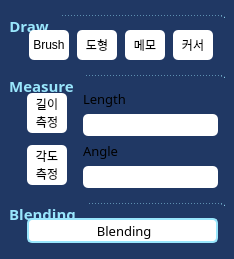
            <widget class="QWidget" name="drawTab">
             <property name="styleSheet">
              <string notr="true">QWidget {
	background-color: rgb(32, 56, 100);
	border-radius:7px;
}</string>
             </property>
             <attribute name="title">
              <string>Draw</string>
             </attribute>
             <layout class="QVBoxLayout" name="verticalLayout_4">
              <property name="leftMargin">
               <number>7</number>
              </property>
              <property name="topMargin">
               <number>15</number>
              </property>
              <property name="rightMargin">
               <number>7</number>
              </property>
              <property name="bottomMargin">
               <number>7</number>
              </property>
              <item>
               <widget class="QGroupBox" name="drawGroupBox">
                <property name="font">
                 <font>
                  <family>Tmon몬소리 Black</family>
                  <pointsize>11</pointsize>
                  <bold>true</bold>
                 </font>
                </property>
                <property name="layoutDirection">
                 <enum>Qt::LeftToRight</enum>
                </property>
                <property name="styleSheet">
                 <string notr="true">QGroupBox {
	color: rgb(153, 230, 252);
	border-top: 1px dashed rgb(153, 230, 252);
	padding-top: 15px;
}

QGroupBox::title {
	subcontrol-origin: margin;
	subcontrol-position: top left;
	padding-right: 10px;
}</string>
                </property>
                <property name="title">
                 <string>Draw</string>
                </property>
                <property name="alignment">
                 <set>Qt::AlignLeading|Qt::AlignLeft|Qt::AlignVCenter</set>
                </property>
                <layout class="QVBoxLayout" name="verticalLayout">
                 <property name="leftMargin">
                  <number>20</number>
                 </property>
                 <property name="topMargin">
                  <number>15</number>
                 </property>
                 <property name="rightMargin">
                  <number>9</number>
                 </property>
                 <property name="bottomMargin">
                  <number>9</number>
                 </property>
                 <item>
                  <layout class="QHBoxLayout" name="horizontalLayout_8">
                   <property name="leftMargin">
                    <number>0</number>
                   </property>
                   <item>
                    <widget class="QToolButton" name="brushToolButton">
                     <property name="minimumSize">
                      <size>
                       <width>40</width>
                       <height>30</height>
                      </size>
                     </property>
                     <property name="maximumSize">
                      <size>
                       <width>40</width>
                       <height>30</height>
                      </size>
                     </property>
                     <property name="toolTip">
                      <string>Brush</string>
                     </property>
                     <property name="styleSheet">
                      <string notr="true">QToolButton {
	background-color: rgb(255, 255, 255);
	border-radius:5px;
}
</string>
                     </property>
                     <property name="text">
                      <string>Brush</string>
                     </property>
                     <property name="icon">
                      <iconset resource="Image.qrc">
                       <normaloff>:/iii/iii/brush4.png</normaloff>:/iii/iii/brush4.png</iconset>
                     </property>
                     <property name="iconSize">
                      <size>
                       <width>40</width>
                       <height>30</height>
                      </size>
                     </property>
                    </widget>
                   </item>
                   <item>
                    <widget class="QToolButton" name="shapeToolButton">
                     <property name="minimumSize">
                      <size>
                       <width>40</width>
                       <height>30</height>
                      </size>
                     </property>
                     <property name="maximumSize">
                      <size>
                       <width>40</width>
                       <height>30</height>
                      </size>
                     </property>
                     <property name="toolTip">
                      <string>Shape</string>
                     </property>
                     <property name="styleSheet">
                      <string notr="true">QToolButton {
	background-color: rgb(255, 255, 255);
	border-radius:5px;
}</string>
                     </property>
                     <property name="text">
                      <string>도형</string>
                     </property>
                     <property name="icon">
                      <iconset resource="Image.qrc">
                       <normaloff>:/iii/iii/shape.png</normaloff>:/iii/iii/shape.png</iconset>
                     </property>
                     <property name="iconSize">
                      <size>
                       <width>35</width>
                       <height>20</height>
                      </size>
                     </property>
                    </widget>
                   </item>
                   <item>
                    <widget class="QToolButton" name="memoToolButton">
                     <property name="minimumSize">
                      <size>
                       <width>40</width>
                       <height>30</height>
                      </size>
                     </property>
                     <property name="maximumSize">
                      <size>
                       <width>40</width>
                       <height>30</height>
                      </size>
                     </property>
                     <property name="toolTip">
                      <string>Memo</string>
                     </property>
                     <property name="styleSheet">
                      <string notr="true">QToolButton {
	background-color: rgb(255, 255, 255);
	border-radius:5px;
}</string>
                     </property>
                     <property name="text">
                      <string>메모</string>
                     </property>
                     <property name="icon">
                      <iconset resource="Image.qrc">
                       <normaloff>:/iii/iii/text.png</normaloff>:/iii/iii/text.png</iconset>
                     </property>
                     <property name="iconSize">
                      <size>
                       <width>30</width>
                       <height>20</height>
                      </size>
                     </property>
                    </widget>
                   </item>
                   <item>
                    <widget class="QToolButton" name="cursorToolButton">
                     <property name="minimumSize">
                      <size>
                       <width>40</width>
                       <height>30</height>
                      </size>
                     </property>
                     <property name="maximumSize">
                      <size>
                       <width>40</width>
                       <height>30</height>
                      </size>
                     </property>
                     <property name="toolTip">
                      <string>Cursor</string>
                     </property>
                     <property name="styleSheet">
                      <string notr="true">QToolButton {
	background-color: rgb(255, 255, 255);
	border-radius:5px;
}</string>
                     </property>
                     <property name="text">
                      <string>커서</string>
                     </property>
                    </widget>
                   </item>
                  </layout>
                 </item>
                </layout>
               </widget>
              </item>
              <item>
               <widget class="QGroupBox" name="measureGroupBox_2">
                <property name="font">
                 <font>
                  <family>Tmon몬소리 Black</family>
                  <pointsize>11</pointsize>
                  <bold>true</bold>
                 </font>
                </property>
                <property name="styleSheet">
                 <string notr="true">QGroupBox {
	color: rgb(153, 230, 252);
	border-top: 1px dashed rgb(153, 230, 252);
	padding-top: 15px;
}

QGroupBox::title {
	subcontrol-origin: margin;
	subcontrol-position: top left;
	padding-right: 10px;
}

</string>
                </property>
                <property name="title">
                 <string>Measure</string>
                </property>
                <layout class="QVBoxLayout" name="verticalLayout_2">
                 <property name="leftMargin">
                  <number>20</number>
                 </property>
                 <property name="topMargin">
                  <number>15</number>
                 </property>
                 <item>
                  <layout class="QHBoxLayout" name="horizontalLayout_16">
                   <item>
                    <widget class="QToolButton" name="rulerToolButton">
                     <property name="minimumSize">
                      <size>
                       <width>40</width>
                       <height>40</height>
                      </size>
                     </property>
                     <property name="maximumSize">
                      <size>
                       <width>40</width>
                       <height>40</height>
                      </size>
                     </property>
                     <property name="toolTip">
                      <string>Length</string>
                     </property>
                     <property name="styleSheet">
                      <string notr="true">QToolButton {
	background-color: rgb(255, 255, 255);
	border-radius:5px;
}</string>
                     </property>
                     <property name="text">
                      <string>길이
측정</string>
                     </property>
                     <property name="icon">
                      <iconset resource="Image.qrc">
                       <normaloff>:/iii/iii/lengthico.png</normaloff>:/iii/iii/lengthico.png</iconset>
                     </property>
                     <property name="iconSize">
                      <size>
                       <width>30</width>
                       <height>30</height>
                      </size>
                     </property>
                    </widget>
                   </item>
                   <item>
                    <spacer name="horizontalSpacer_6">
                     <property name="orientation">
                      <enum>Qt::Horizontal</enum>
                     </property>
                     <property name="sizeType">
                      <enum>QSizePolicy::Fixed</enum>
                     </property>
                     <property name="sizeHint" stdset="0">
                      <size>
                       <width>10</width>
                       <height>20</height>
                      </size>
                     </property>
                    </spacer>
                   </item>
                   <item>
                    <layout class="QVBoxLayout" name="verticalLayout_24">
                     <item>
                      <widget class="QLabel" name="lengthLabel">
                       <property name="font">
                        <font>
                         <family>고도 B</family>
                         <pointsize>10</pointsize>
                        </font>
                       </property>
                       <property name="styleSheet">
                        <string notr="true">QLabel {color: rgb(255, 255, 255)};
</string>
                       </property>
                       <property name="text">
                        <string>Length</string>
                       </property>
                      </widget>
                     </item>
                     <item>
                      <widget class="QLineEdit" name="rulerLineEdit">
                       <property name="minimumSize">
                        <size>
                         <width>135</width>
                         <height>22</height>
                        </size>
                       </property>
                       <property name="maximumSize">
                        <size>
                         <width>135</width>
                         <height>22</height>
                        </size>
                       </property>
                       <property name="styleSheet">
                        <string notr="true">QLineEdit {
	background-color: rgb(255, 255, 255);
	border-radius:5px;
}</string>
                       </property>
                      </widget>
                     </item>
                    </layout>
                   </item>
                  </layout>
                 </item>
                 <item>
                  <layout class="QHBoxLayout" name="horizontalLayout_17">
                   <item>
                    <widget class="QToolButton" name="protractorToolButton">
                     <property name="minimumSize">
                      <size>
                       <width>40</width>
                       <height>40</height>
                      </size>
                     </property>
                     <property name="maximumSize">
                      <size>
                       <width>40</width>
                       <height>40</height>
                      </size>
                     </property>
                     <property name="toolTip">
                      <string>Angle</string>
                     </property>
                     <property name="styleSheet">
                      <string notr="true">QToolButton {
	background-color: rgb(255, 255, 255);
	border-radius:5px;
}</string>
                     </property>
                     <property name="text">
                      <string>각도
측정</string>
                     </property>
                     <property name="icon">
                      <iconset resource="Image.qrc">
                       <normaloff>:/iii/iii/angleico.png</normaloff>:/iii/iii/angleico.png</iconset>
                     </property>
                     <property name="iconSize">
                      <size>
                       <width>25</width>
                       <height>30</height>
                      </size>
                     </property>
                    </widget>
                   </item>
                   <item>
                    <spacer name="horizontalSpacer_5">
                     <property name="orientation">
                      <enum>Qt::Horizontal</enum>
                     </property>
                     <property name="sizeType">
                      <enum>QSizePolicy::Fixed</enum>
                     </property>
                     <property name="sizeHint" stdset="0">
                      <size>
                       <width>10</width>
                       <height>20</height>
                      </size>
                     </property>
                    </spacer>
                   </item>
                   <item>
                    <layout class="QVBoxLayout" name="verticalLayout_25">
                     <item>
                      <widget class="QLabel" name="angleLabel">
                       <property name="font">
                        <font>
                         <family>고도 B</family>
                         <pointsize>10</pointsize>
                        </font>
                       </property>
                       <property name="styleSheet">
                        <string notr="true">QLabel {color: rgb(255, 255, 255)};
</string>
                       </property>
                       <property name="text">
                        <string>Angle</string>
                       </property>
                      </widget>
                     </item>
                     <item>
                      <widget class="QLineEdit" name="angleLineEdit">
                       <property name="minimumSize">
                        <size>
                         <width>135</width>
                         <height>22</height>
                        </size>
                       </property>
                       <property name="maximumSize">
                        <size>
                         <width>135</width>
                         <height>22</height>
                        </size>
                       </property>
                       <property name="styleSheet">
                        <string notr="true">QLineEdit {
	background-color: rgb(255, 255, 255);
	border-radius:5px;
}</string>
                       </property>
                      </widget>
                     </item>
                    </layout>
                   </item>
                  </layout>
                 </item>
                </layout>
               </widget>
              </item>
              <item>
               <widget class="QGroupBox" name="blendingGroupBox">
                <property name="font">
                 <font>
                  <family>Tmon몬소리 Black</family>
                  <pointsize>11</pointsize>
                  <bold>true</bold>
                 </font>
                </property>
                <property name="styleSheet">
                 <string notr="true">QGroupBox {
	color: rgb(153, 230, 252);
	border-top: 1px dashed rgb(153, 230, 252);
	padding-top: 15px;
}

QGroupBox::title {
	subcontrol-origin: margin;
	subcontrol-position: top left;
	padding-right: 10px;
}
</string>
                </property>
                <property name="title">
                 <string>Blending</string>
                </property>
                <layout class="QVBoxLayout" name="verticalLayout_33">
                 <property name="leftMargin">
                  <number>20</number>
                 </property>
                 <property name="topMargin">
                  <number>15</number>
                 </property>
                 <item>
                  <widget class="QPushButton" name="blendingPushButton">
                   <property name="minimumSize">
                    <size>
                     <width>0</width>
                     <height>25</height>
                    </size>
                   </property>
                   <property name="maximumSize">
                    <size>
                     <width>16777215</width>
                     <height>25</height>
                    </size>
                   </property>
                   <property name="font">
                    <font>
                     <family>고도 M</family>
                     <pointsize>10</pointsize>
                    </font>
                   </property>
                   <property name="toolTip">
                    <string>Blending</string>
                   </property>
                   <property name="styleSheet">
                    <string notr="true">QPushButton {
	background-color: rgb(255, 255, 255);
	border-radius:5px;
	border: 1.5px solid rgb(153, 230, 252);
}
</string>
                   </property>
                   <property name="text">
                    <string> Blending</string>
                   </property>
                   <property name="icon">
                    <iconset resource="Image.qrc">
                     <normaloff>:/iii/iii/blendico.png</normaloff>:/iii/iii/blendico.png</iconset>
                   </property>
                   <property name="iconSize">
                    <size>
                     <width>20</width>
                     <height>20</height>
                    </size>
                   </property>
                  </widget>
                 </item>
                </layout>
               </widget>
              </item>
             </layout>
            </widget>
